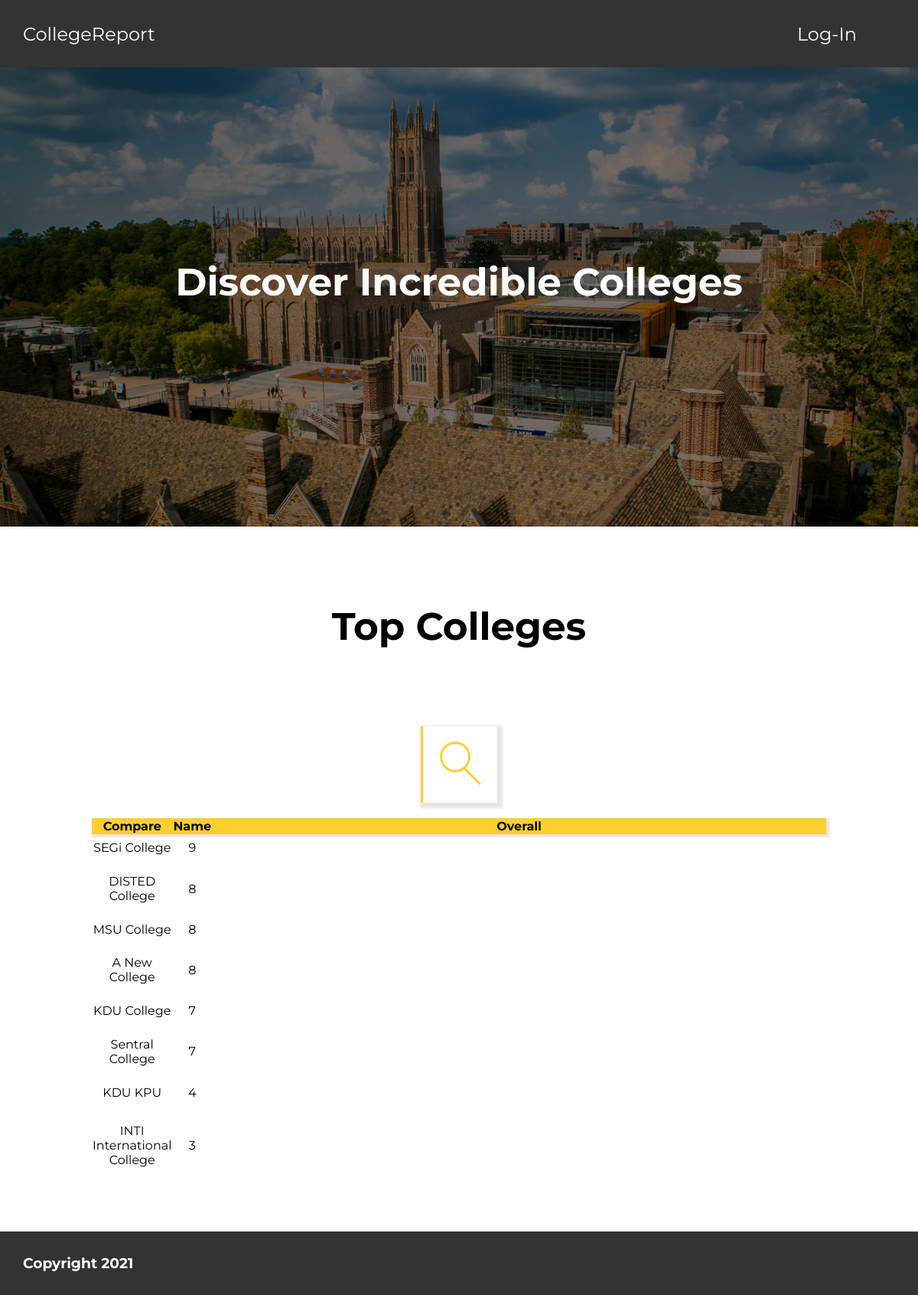
Page /php/main.php on the earlier database version.
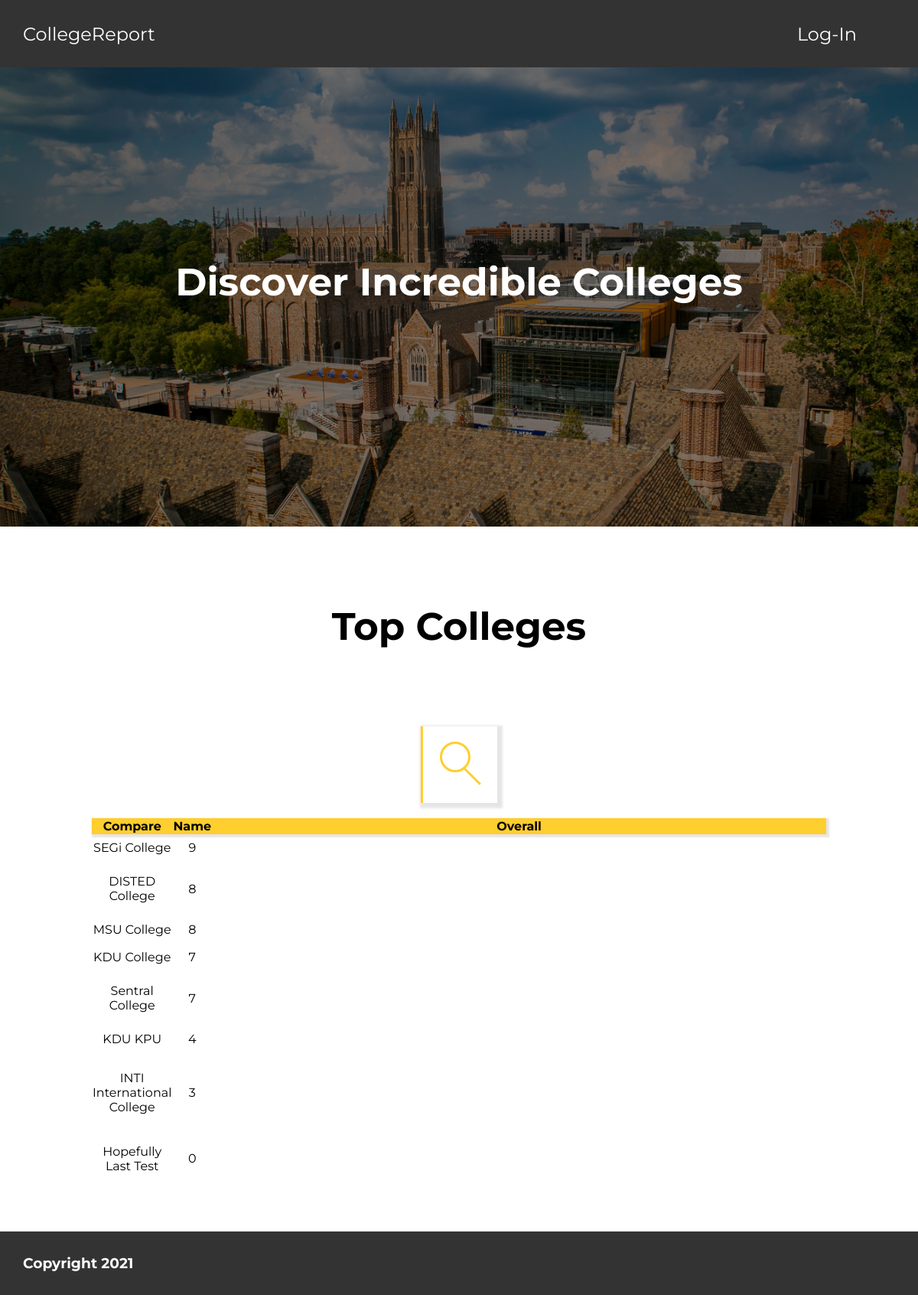
Same page on the later database version.
### tables this page shows
CREATE TABLE `colleges` (
  `college_id` int(10) NOT NULL,
  `name` varchar(100) NOT NULL,
  `overall_rating` varchar(6) NOT NULL DEFAULT '0',
  `college_description` varchar(5000) NOT NULL,
  `url` varchar(2083) NOT NULL
);

### php/main.php (the view, shortened to what this page needs)
<?php
require 'config.php';
$sql =
"SELECT *
FROM college_website.colleges
ORDER BY overall_rating DESC";
$result = mysqli_query($conn, $sql);
$resultsCheck = mysqli_num_rows($result);
echo '<html>';
echo '<head>';
echo '<link rel="stylesheet" href="../css/style-main.css"/>';
echo '</head>';
echo '<body>';
include 'support elements/nav_wide.php';
echo '<div class="featured-container">';
echo '<div class="overlay">';
echo '<h1 class="top-intro-header">Discover Incredible Colleges</h1>';
echo '</div>';
echo '</div>';
echo '<main>';
echo '<h1 class ="main-container-header">Top Colleges</h1>';
echo '<div class="search">';
echo '<span class="search-button">';
echo '<span class="search-icon"></span>';
echo '</span>';
echo '</div>';
echo '<table id="table-search" class="table-sort">';
echo '<thead>';
echo '<tr>';
echo '<th>Compare</th>';
echo '<th>Name</th>';
echo '<th>Overall</th>';
echo '</tr>';
echo '</thead>';
echo '<tbody>';
if ($resultsCheck > 0) {
  while ($row = mysqli_fetch_assoc($result)) {
    echo "<tr>";
    echo "<td><a class =\"table-row-link\" href=\"individual%20page/university.php?college_name=" . $row['name'] ."\"> " . $row['name'] . "</a></td>";
    echo "<td>" . $row['overall_rating'] . "</td>";
  }
}
echo '</tbody>';
echo '</table>';
echo '</main>';
include 'support elements/footer.php';
?>
</body>
</html>

### php/support elements/nav_wide.php
<link rel="stylesheet" href="../../css/style-main.css"/>
<ul>
<li><a href="https://localhost/CollegeCapstone/php/main.php">CollegeReport</a></li>
<li style="float: right;"><a class="nav-menu" href="https://localhost/CollegeCapstone/php/admin%20panel/login.php">Log-In</a></li>
</ul>

### php/support elements/footer.php
<?php
echo '<footer>';
echo '<h3 style="padding: 30px; color: #FFFFFF;">Copyright 2021</h3>';
echo '</footer>';

### css/style-main.css (style rules this page uses)
* { box-sizing: border-box; }
body { margin: 0; padding: 0; }
ul { list-style-type: none; margin: 0; padding: 30px; background-color: #333; }
li { display: inline; margin-right: 50px; }
a, h1, th, td, h3 { font-family: 'Montserrat'; }
h1 { font-size: 50px; }
.top-intro-header { margin-bottom: 100px; padding-top: 250px; padding-bottom: 250px; color: #ffffff; }
.main-container-header { margin-top: 100px; margin-bottom:100px; }
a { text-decoration: none; color: #FFFFFF; font-size: 150%; }
table { width: 80%; height: 60%; margin: 20px auto 60px; text-align: center; border-collapse: collapse; }
th { background-color: #FFCE2F; }
td { width:1%; }
tr { transition: all .2s ease-in-out; }
thead { box-shadow: 2px 2px 2px 2px rgba(0, 0, 0, .1); }
.table-row-link { font-size: inherit; color:inherit; }
footer { background-color: #333; margin-bottom:-30px; }
.overlay { height: 600px; background-color: rgba(0, 0, 0, 0.5); }
.featured-container { margin-top: -35px; background-image: url("../images/featured-home2.jpg"); background-repeat: no-repeat; background-size: cover; text-align: center; }
main { text-align: center; }
.table-sort th { cursor: pointer; }
.search { width: 100px; height: 100px; margin: 40px auto 0; background-color: #ffffff; position: relative; overflow: hidden; transition: all 0.5s ease; box-shadow: 3px 3px 3px 4px rgba(0, 0, 0, .1); }
.search:before { content: ''; display: block; width: 3px; height: 100%; position: relative; background-color: #FFCE2F; transition: all 0.5s ease; }
.search-button { width: 100px; height: 100px; display: block; position: absolute; right: 0; top: 0; padding: 20px; cursor: pointer; }
.search-icon { width: 40px; height: 40px; border-radius: 40px; border: 3px solid #FFCE2F; display: block; position: relative; margin-left: 5px; transition: all 0.5s ease; }
.search-icon:before { content: ''; width: 3px; height: 15px; position: absolute; right: -2px; top: 30px; display: block; background-color: #FFCE2F; transform: rotate(-45deg); transition: all 0.5s ease; }
.search-icon:after { content: ''; width: 3px; height: 15px; position: absolute; right: -12px; top: 40px; display: block; background-color: #FFCE2F; transform: rotate(-45deg); transition: all 0.5s ease; }

Differences in the rows shown:
removed colleges: name "A New College", overall_rating "8"
added colleges: name "Hopefully Last Test", overall_rating "0"
